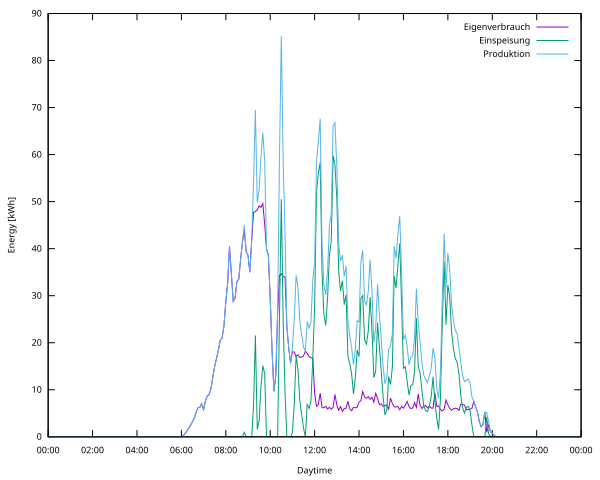

Here is the gnuplot script that generated this plot:
set datafile separator ';'
set key autotitle columnhead
set timefmt "%Y-%m-%d %H:%M:%S"

set style data lines
set autoscale y
set xdata time
set format x "%H:%M"

set terminal svg enhanced font 'Verdana,9'; set output 'solar.svg'

set xlabel "Daytime"
set ylabel "Energy [kWh]"

plot 'chart.csv' using 1:($2/1000), \
    '' using 1:($3/1000), \
    '' using 1:($4/1000)

#plot "chart.csv"